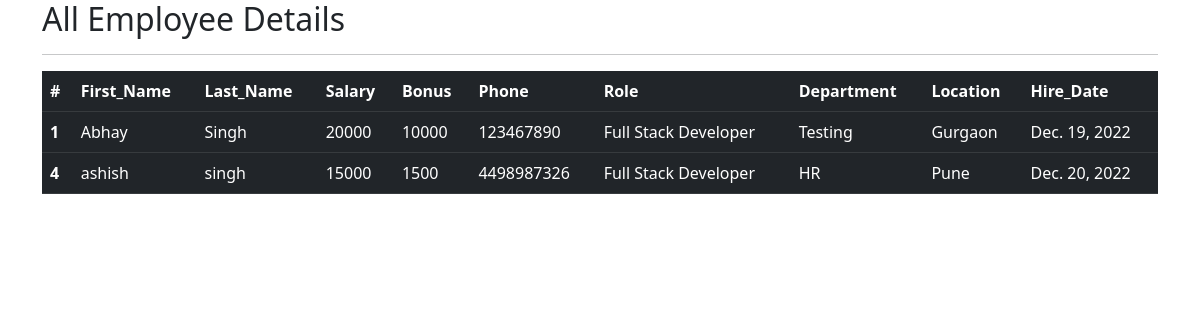
The page /view_emp on the database its author committed.
### emp_app/models.py (models this page shows, shortened)
class Employee(models.Model):
    first_name= models.CharField(max_length=40,null=False)
    last_name = models.CharField(max_length=40, null=False)
    dept= models.ForeignKey(Department, on_delete=models.CASCADE)
    role= models.ForeignKey(Role,on_delete=models.CASCADE)
    salary= models.IntegerField(default=0)
    bonus= models.IntegerField(default=0)
    phone= models.IntegerField(default=0)
    hire_date= models.DateField()

class Role(models.Model):
    name=models.CharField(max_length=100,null=False)

class Department(models.Model):
    name= models.CharField(max_length=100, null=False)
    location= models.CharField(max_length=100)

### emp_app/views.py (the view)
# urls.py: path('view_emp',views.view_emp,name='view_emp'),
def view_emp(request):
    emps=Employee.objects.all()
    context= {
        'emps':emps
    }  #acts as a dictionary
    return render(request,'view_emp.html',context)

### emp_app/templates/view_emp.html (shortened to what this page needs)
<!doctype html>
<html lang="en">
  <head>
    <link href="https://cdn.jsdelivr.net/npm/bootstrap@5.2.3/dist/css/bootstrap.min.css" rel="stylesheet">
  </head>
  <body>
  <div class="container">
  <h2>All Employee Details</h2>
      <hr>
    <table class="table table-dark table-hover">
  <thead>
    <tr>
      <th scope="col">#</th>
      <th scope="col">First_Name</th>
      <th scope="col">Last_Name</th>
      <th scope="col">Salary</th>
      <th scope="col">Bonus</th>
      <th scope="col">Phone</th>
      <th scope="col">Role</th>
      <th scope="col">Department</th>
      <th scope="col">Location</th>
      <th scope="col">Hire_Date</th>
    </tr>
  </thead>
      {% for emp in emps %}
  <tbody>
    <tr>
      <th scope="row">{{emp.id}}</th>
      <td>{{emp.first_name}}</td>
      <td>{{emp.last_name}}</td>
      <td>{{emp.salary}}</td>
      <td>{{emp.bonus}}</td>
      <td>{{emp.phone}}</td>
      <td>{{emp.role.name}}</td>
      <td>{{emp.dept.name}}</td>
      <td>{{emp.dept.location}}</td>
      <td>{{emp.hire_date}}</td>
    </tr>
  </tbody>
      {%endfor%}
</table>
  </div>
  </body>
</html>

### rows shown on the page
Employee: id "1", first_name "Abhay", last_name "Singh", salary "20000", bonus "10000", phone "123467890", role.name "Full Stack Developer", dept.name "Testing", dept.location "Gurgaon", hire_date "Dec. 19, 2022"
Employee: id "4", first_name "ashish", last_name "singh", salary "15000", bonus "1500", phone "4498987326", role.name "Full Stack Developer", dept.name "HR", dept.location "Pune", hire_date "Dec. 20, 2022"
